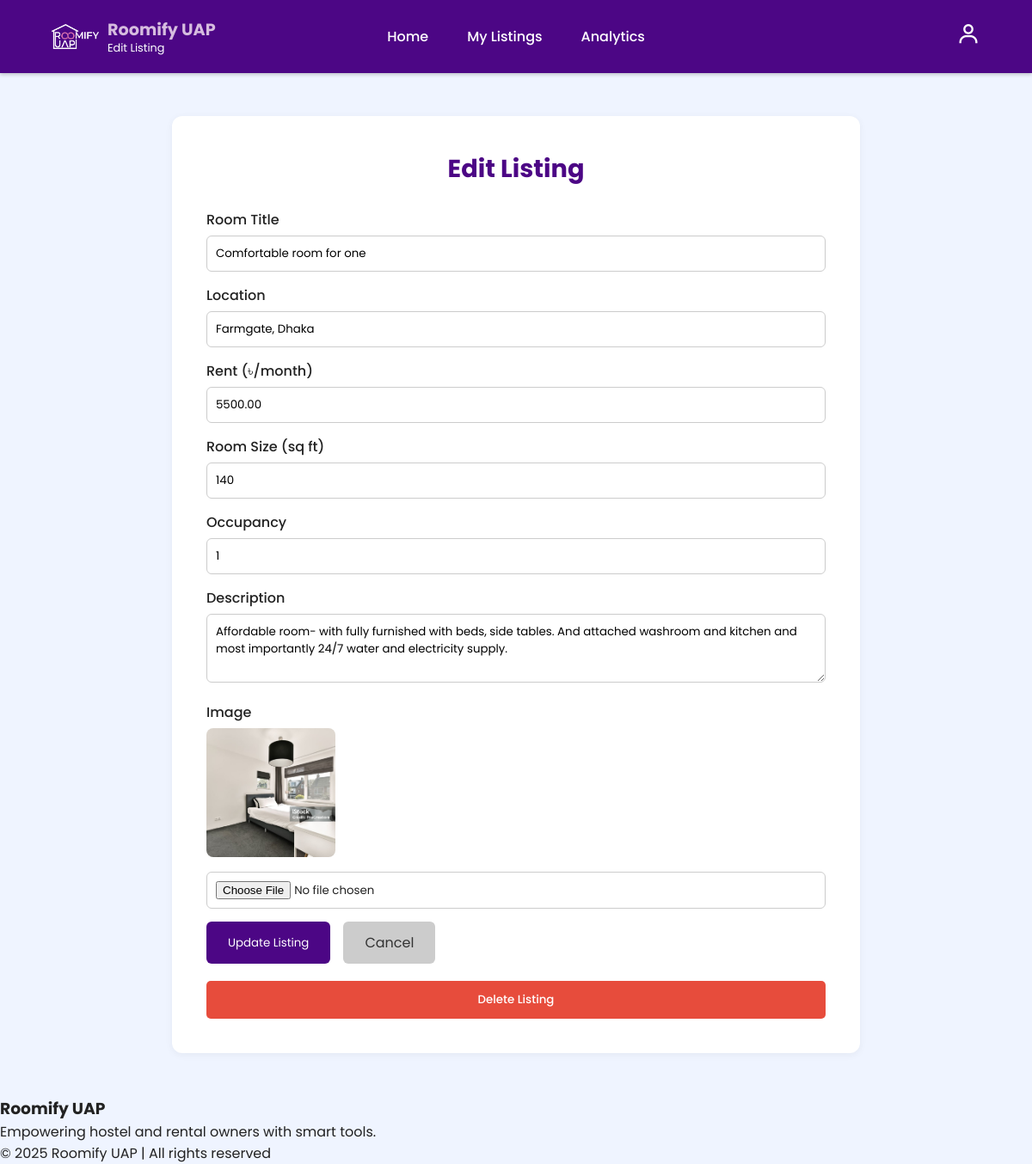
Page /dashboard/owner/listing/edit/37/ (signed in) on the committed database.
### roomify_uap_app/models.py (models this page shows, shortened)
class Listing(models.Model):
    owner = models.ForeignKey(User, on_delete=models.CASCADE, related_name='listings')
    room_title = models.CharField(max_length=200)
    location = models.CharField(max_length=200)
    rent = models.DecimalField(max_digits=10, decimal_places=2)
    room_size = models.IntegerField()
    occupancy = models.IntegerField()
    description = models.TextField()
    image = models.ImageField(upload_to='listing_images/', blank=True, null=True)
    created_at = models.DateTimeField(auto_now_add=True)
    occupied = models.BooleanField(default=False)  # Added for analytics

### roomify_uap_app/views.py (the view)
        def _wrapped(request, *args, **kwargs):
            profile = Profile.objects.filter(user=request.user).first()
            if not profile or profile.role != role:
                messages.error(request, "Access denied.")
                return redirect('home')
            return view_func(request, *args, **kwargs)

### roomify_uap_app/views.py (called while the page is built, shortened)
def role_required(role):
    def decorator(view_func):
        def _wrapped(request, *args, **kwargs):
            profile = Profile.objects.filter(user=request.user).first()
            if not profile or profile.role != role:
                messages.error(request, "Access denied.")
                return redirect('home')
            return view_func(request, *args, **kwargs)
        return _wrapped
    return decorator

@login_required
@role_required('owner')
def edit_listing(request, listing_id):
    listing = get_object_or_404(Listing, id=listing_id, owner=request.user)
    return render(request, 'edit_listing.html', {'listing': listing})

### roomify_uap_app/templates/edit_listing.html (shortened to what this page needs)
{% load static %}
<!DOCTYPE html>
<html lang="en">
  <head>
    <link href="https://unpkg.com/boxicons@2.1.4/css/boxicons.min.css" rel="stylesheet" />
    <link rel="stylesheet" href="{% static 'css/edit_listing_styles.css' %}" />
  </head>
  <body>
    <header class="navbar">
      <div class="logo">
        <img src="{% static 'images/ROOMIFY.png' %}" alt="Logo" />
        <div class="logo-text">
          <h2>Roomify UAP</h2>
          <p>Edit Listing</p>
        </div>
      </div>
      <nav class="nav-links">
        <a href="{% url 'owner_dashboard' %}">Home</a>
        <a href="{% url 'owner_listings' %}">My Listings</a>
        <a href="{% url 'owner_analytics' %}">Analytics</a>
      </nav>
      <div class="profile-section">
        <div class="profile-dropdown">
          <i class="bx bx-user"></i>
        </div>
      </div>
    </header>
    <section class="edit-listing-section">
      <div class="container">
        <h2>Edit Listing</h2>
        <form method="POST" enctype="multipart/form-data" class="edit-listing-form">
          <label>Room Title</label>
          <input type="text" name="room_title" value="{{ listing.room_title }}" required />
          <label>Location</label>
          <input type="text" name="location" value="{{ listing.location }}" required />
          <label>Rent (৳/month)</label>
          <input type="number" name="rent" value="{{ listing.rent }}" required />
          <label>Room Size (sq ft)</label>
          <input type="number" name="room_size" value="{{ listing.room_size }}" />
          <label>Occupancy</label>
          <input type="number" name="occupancy" value="{{ listing.occupancy }}" />
          <label>Description</label>
          <textarea name="description">{{ listing.description }}</textarea>
          <label>Image</label>
          {% if listing.image %}
            <img src="{{ listing.image.url }}" alt="Current Image" class="preview-image" />
          {% endif %}
          <input type="file" name="image" />
          <div class="form-actions">
            <button type="submit" class="update-btn">Update Listing</button>
            <a href="{% url 'owner_listings' %}" class="cancel-btn">Cancel</a>
          </div>
        </form>
        <div class="delete-listing-container" style="margin-top: 20px;">
          <form method="POST" action="{% url 'delete_listing' listing.id %}" onsubmit="return confirm('Are you sure you want to delete this listing?');">
            <button type="submit" class="delete-btn" style="width: 100%; background-color: #e74c3c; color: white; padding: 12px; border: none; border-radius: 5px; cursor: pointer;">Delete Listing</button>
          </form>
        </div>
      </div>
    </section>
    <footer class="footer">
      <div class="footer-content">
        <div class="footer-section">
          <h3>Roomify UAP</h3>
          <p>Empowering hostel and rental owners with smart tools.</p>
        </div>
      </div>
      <div class="footer-bottom">© 2025 Roomify UAP | All rights reserved</div>
    </footer>
  </body>
</html>

### roomify_uap_app/static/css/edit_listing_styles.css (style rules this page uses)
* { margin: 0; padding: 0; box-sizing: border-box; font-family: "Poppins", sans-serif; }
body { background-color: #eff4ffff; color: #222; }
.navbar { position: relative; display: flex; align-items: center; justify-content: center; background-color: #4c0685; padding: 25px 5%; box-shadow: 0 2px 4px rgba(0, 0, 0, 0.2); gap: 40px; }
.logo { position: absolute; left: 5%; display: flex; align-items: center; gap: 10px; }
.logo img { width: 55px; height: 55px; object-fit: contain; border-radius: 8px; }
.logo-text h2 { font-size: 1.2rem; color: rgb(214, 188, 223); }
.logo-text p { font-size: 0.8rem; color: white; margin-top: -2px; }
.nav-links { display: flex; gap: 25px; }
.nav-links a { color: white; text-decoration: none; font-weight: 500; padding: 5px 10px; transition: color 0.2s ease; }
.profile-section { position: absolute; right: 5%; display: flex; align-items: center; gap: 20px; }
.profile-dropdown { position: relative; cursor: pointer; }
.profile-dropdown i { font-size: 28px; color: white; }
.edit-listing-section { max-width: 800px; margin: 50px auto; background: #fff; padding: 40px; border-radius: 12px; box-shadow: 0 2px 10px rgba(0,0,0,0.05); }
.edit-listing-section h2 { font-size: 1.8rem; color: #4c0685; margin-bottom: 25px; text-align: center; }
.edit-listing-form label { display: block; margin-bottom: 6px; font-weight: 500; }
.edit-listing-form input, .edit-listing-form textarea { width: 100%; padding: 10px; margin-bottom: 15px; border-radius: 6px; border: 1px solid #ccc; }
.edit-listing-form textarea { resize: vertical; min-height: 80px; }
.preview-image { width: 150px; height: 150px; object-fit: cover; border-radius: 8px; margin-bottom: 10px; }
.form-actions { display: flex; gap: 15px; }
.update-btn { background-color: #4c0685; color: white; padding: 12px 25px; border-radius: 6px; border: none; cursor: pointer; }
.cancel-btn { background-color: #ccc; color: #333; padding: 12px 25px; border-radius: 6px; text-decoration: none; }
.delete-btn { background-color: #e74c3c; color: white; padding: 12px 25px; border-radius: 6px; border: none; cursor: pointers; font-weight: 500; transition: background-color 0.3s ease, transform 0.2s ease; }

### rows in the picture
Listing: room_title "Comfortable room for one", location "Farmgate, Dhaka", rent "5500.00", room_size "140", occupancy "1", description "Affordable room- with fully furnished with beds, side tables. And attached washroom and kitchen and most importantly 24/7 water and electricity supply.", image (picture)
